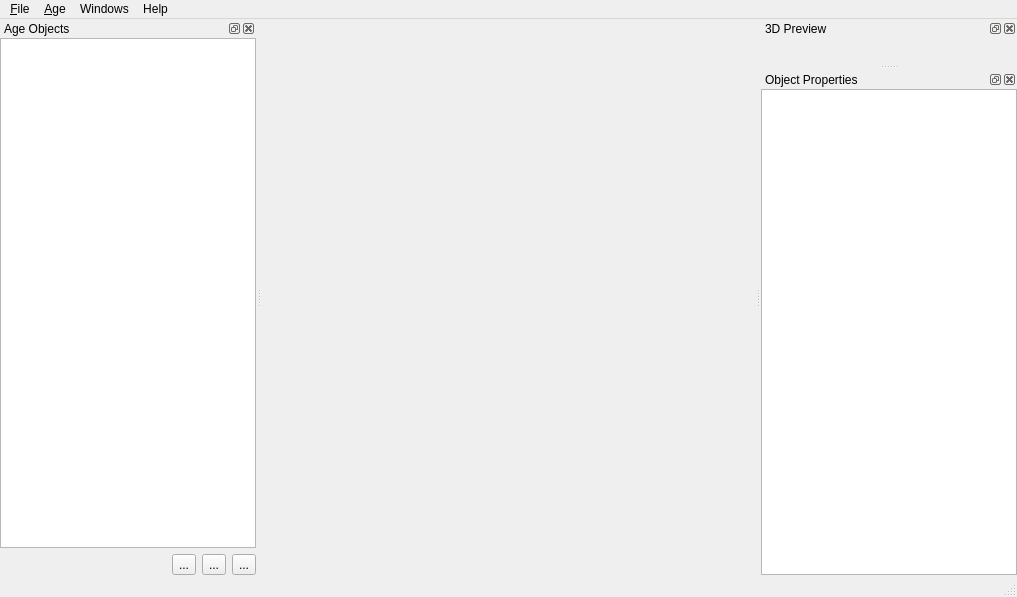
<?xml version="1.0" encoding="UTF-8"?>
<ui version="4.0">
 <class>ACMainWindow</class>
 <widget class="QMainWindow" name="ACMainWindow">
  <property name="geometry">
   <rect>
    <x>0</x>
    <y>0</y>
    <width>1017</width>
    <height>597</height>
   </rect>
  </property>
  <property name="windowTitle">
   <string>AgeCreator</string>
  </property>
  <widget class="QWidget" name="centralwidget"/>
  <widget class="QMenuBar" name="menubar">
   <property name="geometry">
    <rect>
     <x>0</x>
     <y>0</y>
     <width>1017</width>
     <height>19</height>
    </rect>
   </property>
   <widget class="QMenu" name="menuFile">
    <property name="title">
     <string>&amp;File</string>
    </property>
    <addaction name="actionFileNew"/>
    <addaction name="actionFileOpen"/>
    <addaction name="separator"/>
    <addaction name="actionFileSave"/>
    <addaction name="actionFileSaveAs"/>
    <addaction name="separator"/>
    <addaction name="actionFileClose"/>
    <addaction name="actionFileQuit"/>
   </widget>
   <widget class="QMenu" name="menuAge">
    <property name="title">
     <string>&amp;Age</string>
    </property>
    <addaction name="actionAgeImport"/>
    <addaction name="actionAgeExport"/>
    <addaction name="separator"/>
    <addaction name="actionAgeProperties"/>
   </widget>
   <widget class="QMenu" name="menuWindows">
    <property name="title">
     <string>Windows</string>
    </property>
    <addaction name="actionToggleObjectList"/>
    <addaction name="actionToggleObjectProperties"/>
    <addaction name="actionToggle3DPreview"/>
   </widget>
   <widget class="QMenu" name="menuHelp">
    <property name="title">
     <string>Help</string>
    </property>
    <addaction name="actionAboutAgeCreator"/>
    <addaction name="actionAboutHSPlasma"/>
    <addaction name="actionAboutQt"/>
   </widget>
   <addaction name="menuFile"/>
   <addaction name="menuAge"/>
   <addaction name="menuWindows"/>
   <addaction name="menuHelp"/>
  </widget>
  <widget class="QStatusBar" name="statusbar"/>
  <widget class="QDockWidget" name="dockWidget">
   <property name="allowedAreas">
    <set>Qt::LeftDockWidgetArea|Qt::RightDockWidgetArea</set>
   </property>
   <property name="windowTitle">
    <string>Age Objects</string>
   </property>
   <attribute name="dockWidgetArea">
    <number>1</number>
   </attribute>
   <widget class="QWidget" name="dockWidgetContents">
    <layout class="QVBoxLayout" name="verticalLayout">
     <property name="margin">
      <number>0</number>
     </property>
     <item>
      <widget class="ACAgeTreeView" name="sceneTreeView"/>
     </item>
     <item>
      <layout class="QHBoxLayout" name="horizontalLayout">
       <item>
        <spacer name="horizontalSpacer">
         <property name="orientation">
          <enum>Qt::Horizontal</enum>
         </property>
         <property name="sizeHint" stdset="0">
          <size>
           <width>40</width>
           <height>20</height>
          </size>
         </property>
        </spacer>
       </item>
       <item>
        <widget class="QToolButton" name="buttonAddLayer">
         <property name="toolTip">
          <string>Add Layer...</string>
         </property>
         <property name="text">
          <string>...</string>
         </property>
        </widget>
       </item>
       <item>
        <widget class="QToolButton" name="buttonAddObject">
         <property name="toolTip">
          <string>Add Object...</string>
         </property>
         <property name="text">
          <string>...</string>
         </property>
        </widget>
       </item>
       <item>
        <widget class="QToolButton" name="buttonDelObject">
         <property name="toolTip">
          <string>Delete Object...</string>
         </property>
         <property name="text">
          <string>...</string>
         </property>
        </widget>
       </item>
      </layout>
     </item>
    </layout>
   </widget>
  </widget>
  <widget class="QDockWidget" name="dockWidget_2">
   <property name="allowedAreas">
    <set>Qt::LeftDockWidgetArea|Qt::RightDockWidgetArea</set>
   </property>
   <property name="windowTitle">
    <string>3D Preview</string>
   </property>
   <attribute name="dockWidgetArea">
    <number>2</number>
   </attribute>
   <widget class="QWidget" name="dockWidgetContents_2">
    <layout class="QVBoxLayout" name="verticalLayout_2">
     <property name="margin">
      <number>0</number>
     </property>
     <item>
      <widget class="ACGLWidget" name="preview3d" native="true"/>
     </item>
    </layout>
   </widget>
  </widget>
  <widget class="QDockWidget" name="dockWidget_3">
   <property name="windowTitle">
    <string>Object Properties</string>
   </property>
   <attribute name="dockWidgetArea">
    <number>2</number>
   </attribute>
   <widget class="QWidget" name="dockWidgetContents_3">
    <layout class="QVBoxLayout" name="verticalLayout_3">
     <property name="margin">
      <number>0</number>
     </property>
     <item>
      <widget class="QPropertyEditorWidget" name="propEditor"/>
     </item>
    </layout>
   </widget>
  </widget>
  <action name="actionAgeImport">
   <property name="text">
    <string>&amp;Import</string>
   </property>
  </action>
  <action name="actionAgeExport">
   <property name="text">
    <string>&amp;Export</string>
   </property>
  </action>
  <action name="actionFileNew">
   <property name="text">
    <string>&amp;New</string>
   </property>
  </action>
  <action name="actionFileOpen">
   <property name="text">
    <string>&amp;Open</string>
   </property>
  </action>
  <action name="actionFileSave">
   <property name="text">
    <string>&amp;Save</string>
   </property>
  </action>
  <action name="actionFileSaveAs">
   <property name="text">
    <string>Save &amp;As...</string>
   </property>
  </action>
  <action name="actionFileClose">
   <property name="text">
    <string>&amp;Close</string>
   </property>
  </action>
  <action name="actionFileQuit">
   <property name="text">
    <string>&amp;Quit</string>
   </property>
  </action>
  <action name="actionAgeProperties">
   <property name="text">
    <string>Properties...</string>
   </property>
  </action>
  <action name="actionToggleObjectList">
   <property name="checkable">
    <bool>true</bool>
   </property>
   <property name="checked">
    <bool>true</bool>
   </property>
   <property name="text">
    <string>Object List</string>
   </property>
  </action>
  <action name="actionToggle3DPreview">
   <property name="checkable">
    <bool>true</bool>
   </property>
   <property name="checked">
    <bool>true</bool>
   </property>
   <property name="text">
    <string>3D Preview</string>
   </property>
  </action>
  <action name="actionToggleObjectProperties">
   <property name="checkable">
    <bool>true</bool>
   </property>
   <property name="checked">
    <bool>true</bool>
   </property>
   <property name="text">
    <string>Object Properties</string>
   </property>
  </action>
  <action name="actionAboutAgeCreator">
   <property name="text">
    <string>About Age Creator</string>
   </property>
  </action>
  <action name="actionAboutHSPlasma">
   <property name="text">
    <string>About HSPlasma</string>
   </property>
  </action>
  <action name="actionAboutQt">
   <property name="text">
    <string>About Qt</string>
   </property>
  </action>
 </widget>
 <customwidgets>
  <customwidget>
   <class>ACGLWidget</class>
   <extends>QWidget</extends>
   <header>ACGLWidget.h</header>
   <container>1</container>
  </customwidget>
  <customwidget>
   <class>ACAgeTreeView</class>
   <extends>QTreeView</extends>
   <header>ACAgeTreeView.h</header>
  </customwidget>
  <customwidget>
   <class>QPropertyEditorWidget</class>
   <extends>QTreeView</extends>
   <header>QPropertyEditorWidget.h</header>
  </customwidget>
 </customwidgets>
 <resources/>
 <connections>
  <connection>
   <sender>actionAgeExport</sender>
   <signal>triggered()</signal>
   <receiver>ACMainWindow</receiver>
   <slot>exportAge()</slot>
   <hints>
    <hint type="sourcelabel">
     <x>-1</x>
     <y>-1</y>
    </hint>
    <hint type="destinationlabel">
     <x>399</x>
     <y>299</y>
    </hint>
   </hints>
  </connection>
  <connection>
   <sender>actionAgeImport</sender>
   <signal>triggered()</signal>
   <receiver>ACMainWindow</receiver>
   <slot>importAge()</slot>
   <hints>
    <hint type="sourcelabel">
     <x>-1</x>
     <y>-1</y>
    </hint>
    <hint type="destinationlabel">
     <x>399</x>
     <y>299</y>
    </hint>
   </hints>
  </connection>
  <connection>
   <sender>actionFileClose</sender>
   <signal>triggered()</signal>
   <receiver>ACMainWindow</receiver>
   <slot>closeAge()</slot>
   <hints>
    <hint type="sourcelabel">
     <x>-1</x>
     <y>-1</y>
    </hint>
    <hint type="destinationlabel">
     <x>399</x>
     <y>299</y>
    </hint>
   </hints>
  </connection>
  <connection>
   <sender>actionFileNew</sender>
   <signal>triggered()</signal>
   <receiver>ACMainWindow</receiver>
   <slot>newAge()</slot>
   <hints>
    <hint type="sourcelabel">
     <x>-1</x>
     <y>-1</y>
    </hint>
    <hint type="destinationlabel">
     <x>399</x>
     <y>299</y>
    </hint>
   </hints>
  </connection>
  <connection>
   <sender>actionFileQuit</sender>
   <signal>triggered()</signal>
   <receiver>ACMainWindow</receiver>
   <slot>close()</slot>
   <hints>
    <hint type="sourcelabel">
     <x>-1</x>
     <y>-1</y>
    </hint>
    <hint type="destinationlabel">
     <x>399</x>
     <y>299</y>
    </hint>
   </hints>
  </connection>
  <connection>
   <sender>actionToggleObjectList</sender>
   <signal>toggled(bool)</signal>
   <receiver>dockWidget</receiver>
   <slot>setVisible(bool)</slot>
   <hints>
    <hint type="sourcelabel">
     <x>-1</x>
     <y>-1</y>
    </hint>
    <hint type="destinationlabel">
     <x>127</x>
     <y>298</y>
    </hint>
   </hints>
  </connection>
  <connection>
   <sender>actionToggle3DPreview</sender>
   <signal>toggled(bool)</signal>
   <receiver>dockWidget_2</receiver>
   <slot>setVisible(bool)</slot>
   <hints>
    <hint type="sourcelabel">
     <x>-1</x>
     <y>-1</y>
    </hint>
    <hint type="destinationlabel">
     <x>888</x>
     <y>61</y>
    </hint>
   </hints>
  </connection>
  <connection>
   <sender>actionToggleObjectProperties</sender>
   <signal>toggled(bool)</signal>
   <receiver>dockWidget_3</receiver>
   <slot>setVisible(bool)</slot>
   <hints>
    <hint type="sourcelabel">
     <x>-1</x>
     <y>-1</y>
    </hint>
    <hint type="destinationlabel">
     <x>888</x>
     <y>344</y>
    </hint>
   </hints>
  </connection>
  <connection>
   <sender>dockWidget</sender>
   <signal>visibilityChanged(bool)</signal>
   <receiver>actionToggleObjectList</receiver>
   <slot>setChecked(bool)</slot>
   <hints>
    <hint type="sourcelabel">
     <x>127</x>
     <y>298</y>
    </hint>
    <hint type="destinationlabel">
     <x>-1</x>
     <y>-1</y>
    </hint>
   </hints>
  </connection>
  <connection>
   <sender>dockWidget_2</sender>
   <signal>visibilityChanged(bool)</signal>
   <receiver>actionToggle3DPreview</receiver>
   <slot>setChecked(bool)</slot>
   <hints>
    <hint type="sourcelabel">
     <x>888</x>
     <y>61</y>
    </hint>
    <hint type="destinationlabel">
     <x>-1</x>
     <y>-1</y>
    </hint>
   </hints>
  </connection>
  <connection>
   <sender>dockWidget_3</sender>
   <signal>visibilityChanged(bool)</signal>
   <receiver>actionToggleObjectProperties</receiver>
   <slot>setChecked(bool)</slot>
   <hints>
    <hint type="sourcelabel">
     <x>888</x>
     <y>344</y>
    </hint>
    <hint type="destinationlabel">
     <x>-1</x>
     <y>-1</y>
    </hint>
   </hints>
  </connection>
  <connection>
   <sender>actionAboutAgeCreator</sender>
   <signal>triggered()</signal>
   <receiver>ACMainWindow</receiver>
   <slot>about()</slot>
   <hints>
    <hint type="sourcelabel">
     <x>-1</x>
     <y>-1</y>
    </hint>
    <hint type="destinationlabel">
     <x>508</x>
     <y>298</y>
    </hint>
   </hints>
  </connection>
  <connection>
   <sender>actionAboutQt</sender>
   <signal>triggered()</signal>
   <receiver>ACMainWindow</receiver>
   <slot>aboutQt()</slot>
   <hints>
    <hint type="sourcelabel">
     <x>-1</x>
     <y>-1</y>
    </hint>
    <hint type="destinationlabel">
     <x>508</x>
     <y>298</y>
    </hint>
   </hints>
  </connection>
  <connection>
   <sender>actionAboutHSPlasma</sender>
   <signal>triggered()</signal>
   <receiver>ACMainWindow</receiver>
   <slot>aboutHSPlasma()</slot>
   <hints>
    <hint type="sourcelabel">
     <x>-1</x>
     <y>-1</y>
    </hint>
    <hint type="destinationlabel">
     <x>508</x>
     <y>298</y>
    </hint>
   </hints>
  </connection>
 </connections>
 <slots>
  <slot>newAge()</slot>
  <slot>closeAge()</slot>
  <slot>importAge()</slot>
  <slot>exportAge()</slot>
  <slot>about()</slot>
  <slot>aboutQt()</slot>
  <slot>aboutHSPlasma()</slot>
 </slots>
</ui>
